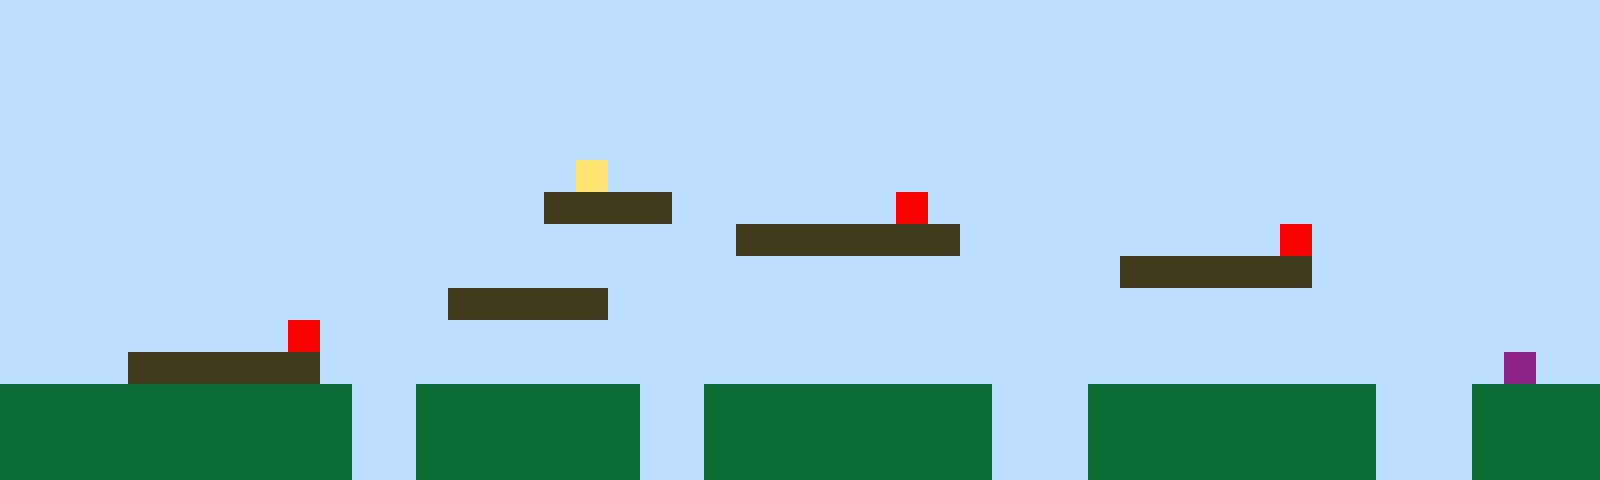

Below is a game level as drawn by its tile map, then a one-line description and the .tmx file that defines it, in full:
An orthogonal 50x15 tile map with 32x32 px tiles, 1 tile layer (Tile Layer 1).

<map version="1.10" tiledversion="1.11.2" orientation="orthogonal" renderorder="right-up" width="50" height="15" tilewidth="32" tileheight="32" infinite="0" nextlayerid="2" nextobjectid="1"><editorsettings><export target="map1.csv" format="csv" /></editorsettings><tileset firstgid="1" name="sprites" tilewidth="32" tileheight="32" tilecount="6" columns="3"><image source="sprites.png" width="96" height="64" /></tileset><layer id="1" name="Tile Layer 1" width="50" height="15"><data encoding="csv">1,1,1,1,1,1,1,1,1,1,1,1,1,1,1,1,1,1,1,1,1,1,1,1,1,1,1,1,1,1,1,1,1,1,1,1,1,1,1,1,1,1,1,1,1,1,1,1,1,1,1,1,1,1,1,1,1,1,1,1,1,1,1,1,1,1,1,1,1,1,1,1,1,1,1,1,1,1,1,1,1,1,1,1,1,1,1,1,1,1,1,1,1,1,1,1,1,1,1,1,1,1,1,1,1,1,1,1,1,1,1,1,1,1,1,1,1,1,1,1,1,1,1,1,1,1,1,1,1,1,1,1,1,1,1,1,1,1,1,1,1,1,1,1,1,1,1,1,1,1,1,1,1,1,1,1,1,1,1,1,1,1,1,1,1,1,1,1,1,1,1,1,1,1,1,1,1,1,1,1,1,1,1,1,1,1,1,1,1,1,1,1,1,1,1,1,1,1,1,1,1,1,1,1,1,1,1,1,1,1,1,1,1,1,1,1,1,1,1,1,1,1,1,1,1,1,1,1,1,1,1,1,1,1,1,1,1,1,1,1,1,1,1,1,1,1,1,1,1,1,1,1,1,1,1,1,1,1,1,1,1,1,1,1,1,1,1,1,4,1,1,1,1,1,1,1,1,1,1,1,1,1,1,1,1,1,1,1,1,1,1,1,1,1,1,1,1,1,1,1,1,1,1,1,1,1,1,1,1,1,1,1,1,1,1,1,1,3,3,3,3,1,1,1,1,1,1,1,5,1,1,1,1,1,1,1,1,1,1,1,1,1,1,1,1,1,1,1,1,1,1,1,1,1,1,1,1,1,1,1,1,1,1,1,1,1,1,1,1,1,1,1,1,3,3,3,3,3,3,3,1,1,1,1,1,1,1,1,1,1,5,1,1,1,1,1,1,1,1,1,1,1,1,1,1,1,1,1,1,1,1,1,1,1,1,1,1,1,1,1,1,1,1,1,1,1,1,1,1,1,1,1,1,1,1,3,3,3,3,3,3,1,1,1,1,1,1,1,1,1,1,1,1,1,1,1,1,1,1,1,1,1,1,1,3,3,3,3,3,1,1,1,1,1,1,1,1,1,1,1,1,1,1,1,1,1,1,1,1,1,1,1,1,1,1,1,1,1,1,1,1,1,1,1,1,1,1,1,1,5,1,1,1,1,1,1,1,1,1,1,1,1,1,1,1,1,1,1,1,1,1,1,1,1,1,1,1,1,1,1,1,1,1,1,1,1,1,1,1,1,1,1,1,1,3,3,3,3,3,3,1,1,1,1,1,1,1,1,1,1,1,1,1,1,1,1,1,1,1,1,1,1,1,1,1,1,1,1,1,1,1,1,1,1,1,1,1,6,1,1,2,2,2,2,2,2,2,2,2,2,2,1,1,2,2,2,2,2,2,2,1,1,2,2,2,2,2,2,2,2,2,1,1,1,2,2,2,2,2,2,2,2,2,1,1,1,2,2,2,2,2,2,2,2,2,2,2,2,2,2,2,1,1,2,2,2,2,2,2,2,1,1,2,2,2,2,2,2,2,2,2,1,1,1,2,2,2,2,2,2,2,2,2,1,1,1,2,2,2,2,2,2,2,2,2,2,2,2,2,2,2,1,1,2,2,2,2,2,2,2,1,1,2,2,2,2,2,2,2,2,2,1,1,1,2,2,2,2,2,2,2,2,2,1,1,1,2,2,2,2</data></layer></map>
